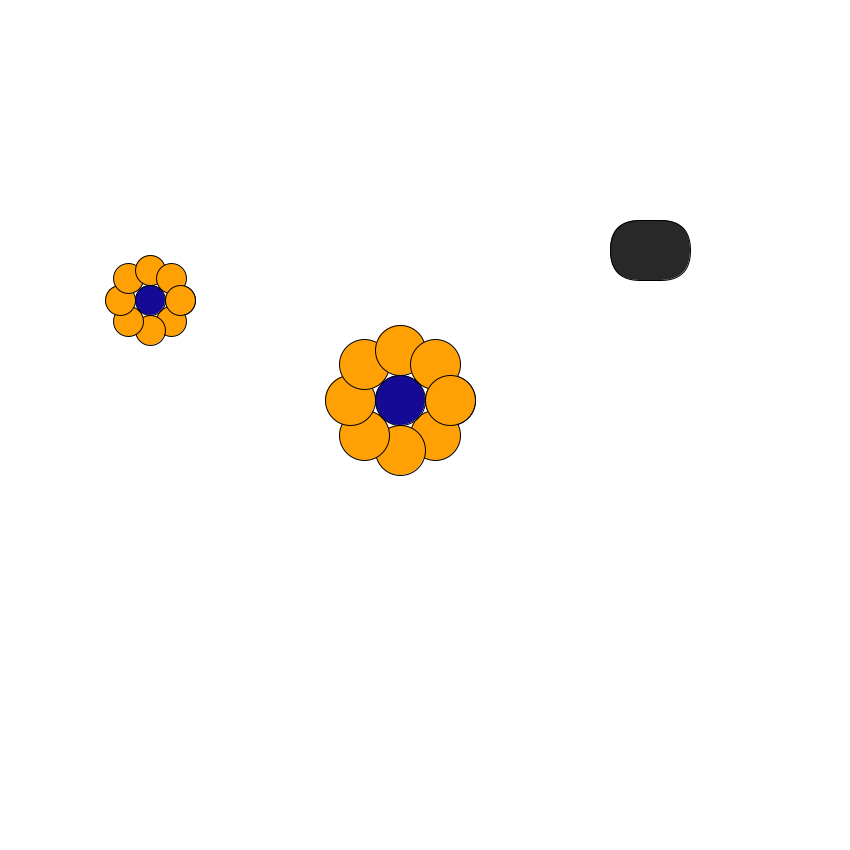
Frame 1 (no input)
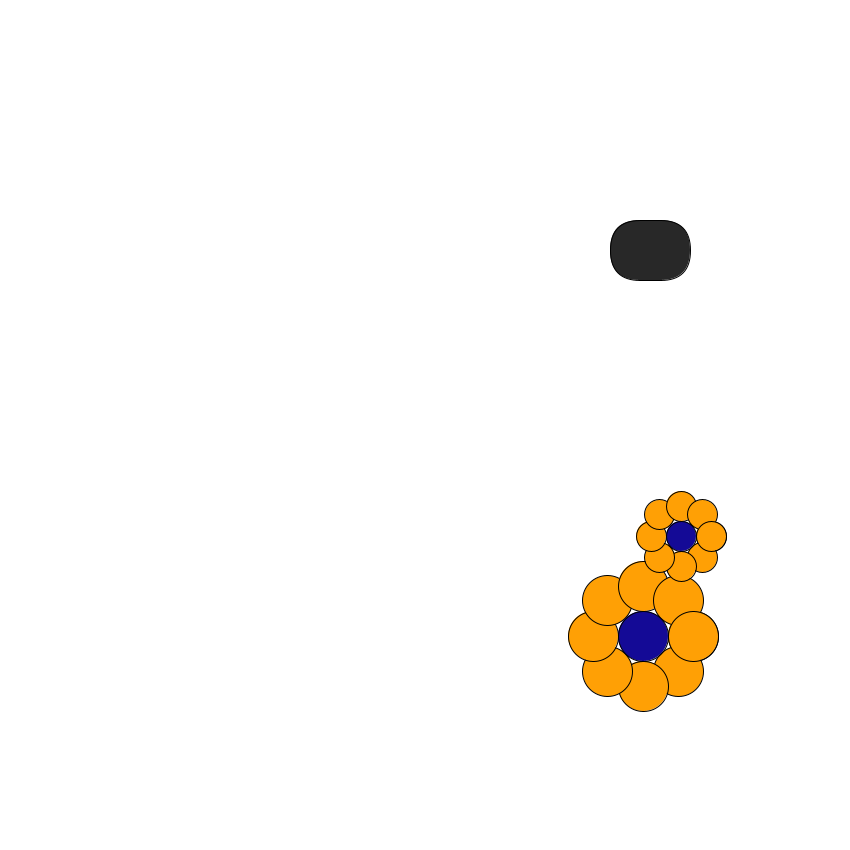
Frame 60 (the mouse pressed at the canvas centre just before this capture)
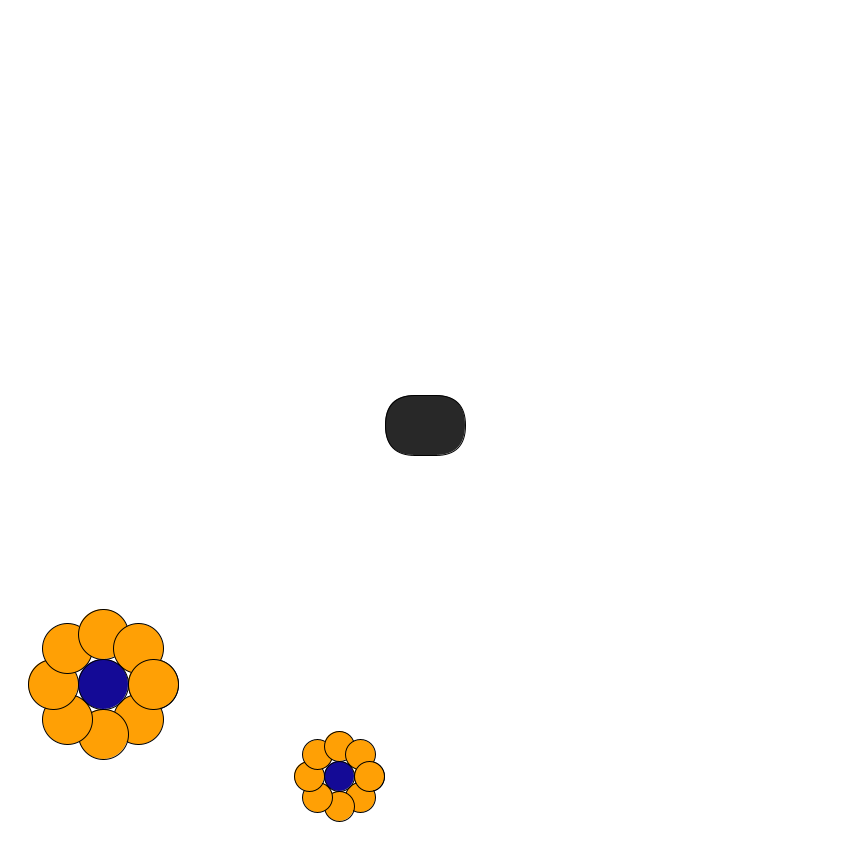
Frame 120 (the mouse held since frame 60 and released just before this capture)

The Processing sketch that drew these frames (run headless with seeded random() and noise(); from frame 60 on, the mouse is pressed at the canvas centre):

// Processing sketch: FlowerObject
// ── FlowerObject.pde
// Code made from an example from Github

flower b1;
flower b2;
flower b3;

void setup(){
  size(850,850);
  b1 = new flower(400,400,50);
  b2 = new flower(150, 300, 30);
  b3 = new flower(650,250,80,60, 40);
  frameRate(70);
}
void draw(){
  background(#FFFFFF);
  
  b1.display();
  b1.move();
  b1.bounce();
  b1. overlapse(b2);
  b1. overlapse(b3);
  
  b2. display();
  b2. move();
  b2. bounce();
  b2. overlapse(b1);
  b2. overlapse(b3);
  
  b3.firkant();
  b3.move();
  b3.bounce();
  b3. overlapse(b2);
  b3. overlapse(b1);
 
}

// ── Flower.pde
class flower{
int r=60;
float ballX;
float ballY;
float speedX = 3;
float speedY = 2;
float midX;
float midY;
float direcX = 3;
float direcY = 2;
float diameter;
int colour;
int w;

 flower(float xpos, float ypos,float size){
    midX = width/2;
    midY = height/2; 
    diameter = size;
    midX=xpos;
    midY=ypos;
 }


 flower(int xpos, int ypos,float size, int bredde, int tempColor){ 
    diameter = size;
    mouseX=xpos;
    mouseY=ypos;
    colour = tempColor;
    w = bredde;
 }

   
  void display(){
   fill(#FFA005);
  for (float i=0;i<PI*2;i+=2*PI/8) {
  ballX=midX + diameter*cos(i);
  ballY=midY + diameter*sin(i);
  ellipse(ballX,ballY,diameter,diameter); 
  }
  fill(20,10,150);
  ellipse(midX,midY,diameter,diameter);
  }


 void move(){
    midX = midX + (speedX * direcX);
    midY = midY + (speedY * direcY);
    ballX = ballX + (speedX * direcX);
    ballY = ballY + (speedY * direcY);
 }
 void bounce(){
    if (midX > width-(r*1.2) || midX < (r*1.2)){
    direcX*=-1;
  }
  if (midY > height-(r*1.2) || midY < (r*1.2)){
    direcY *= -1;
  }
 }

 void overlapse(flower other) {
    float d = dist(midX, midY, other.midX, other.midY);
    if (d < diameter+ other.diameter) {
      direcX = direcX*=-1;
      direcY = direcY*=-1; 
    }
    float distance  =dist(mouseX,mouseY,midX,midY);
    if (distance<diameter+other.diameter){
    background(150,150,150);
 }
    }

 void firkant(){
   rectMode(CENTER);
   fill(colour);
   rect(mouseX, mouseY, diameter, w, colour);
 }
 }
 
